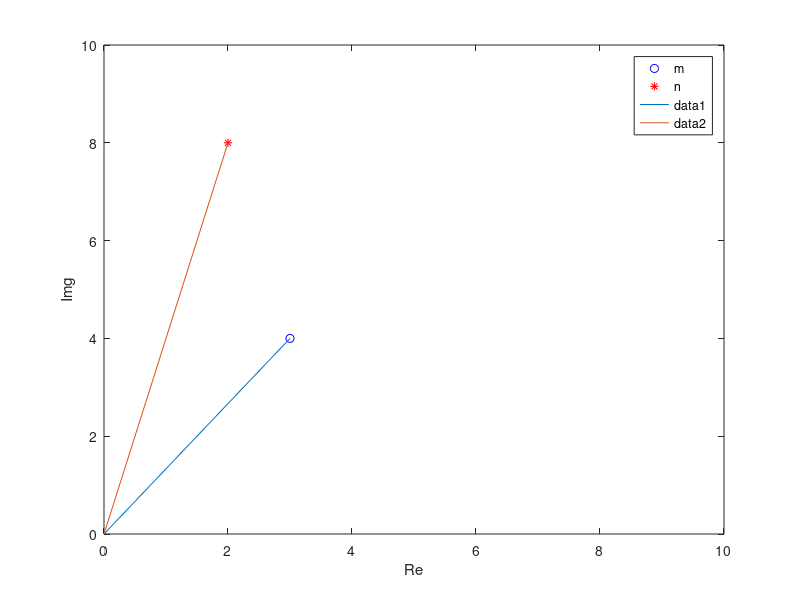

Here is the MATLAB script that generated this plot:
clear;
%declaration of complex numbers and plotting

m=3+4i;
n=2+8i;
plot(m,'bo')
hold on
plot(n,'r*')
xlim ([0 10])
ylim ([0 10])
xlabel('Re')
ylabel ('Img')
legend ('m','n')

%%
%real and imaginary part
a_m=real(m);
b_m=imag(m);
a_n=real(n);
b_n=imag(n);
%drawing the lines
plot([0 a_m],[0 b_m]) 
plot([0 a_n],[0 b_n])
%%
%modulous
modulous_m=abs(m);
modulous_n=abs(n);
%argument
angle_m=atan(b_m/a_m);
arg_m=angle(m);
arg_n=angle(n);
%logical operator
flagf=isreal(m);
flagt=isreal(a_m);
%also works for vectors & matrices
A = [7 3+4i 2 5i;...
     2i 1+3i 12 345;...
     52 108 78 3];
 B=real(A);
 C=imag(A);





